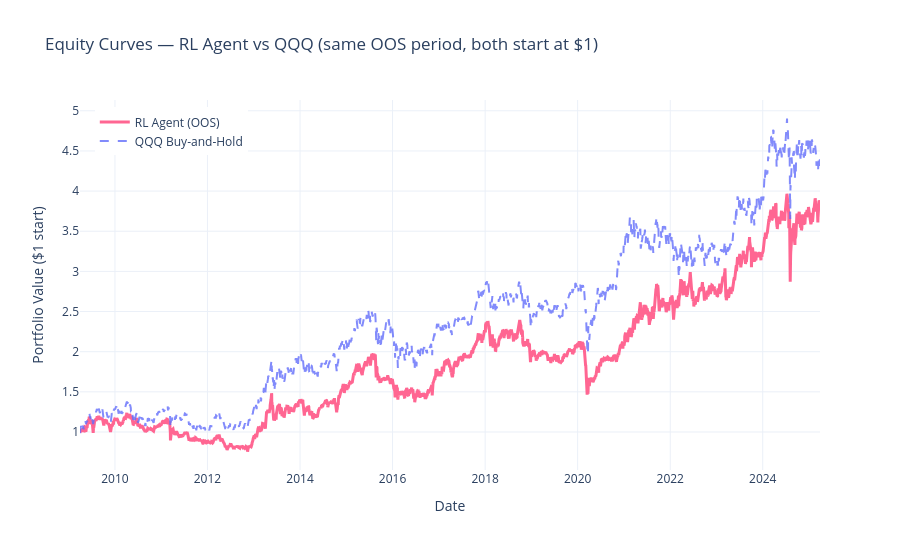

Write notebook code for a chart like this one.
### Markdown cell above
## 2. RL Agent vs QQQ Buy-and-Hold (same period)

Recalculate QQQ B&H starting from the exact first day of the RL OOS test set,
so both curves start at 1.0 on the same date. This is the **fair** comparison.

### Code cell
if rl_available:
    # Recalculate QQQ equity from RL returns (already aligned)
    qqq_matched = (1 + rl_returns["QQQ"]).cumprod()
    rl_eq = (1 + rl_returns["RL Agent"]).cumprod()

    # Plot
    fig = go.Figure()
    fig.add_trace(go.Scatter(
        x=rl_eq.index, y=rl_eq, name="RL Agent (OOS)", mode="lines",
        line=dict(color=COLORS["RL Agent"], width=3.0)))
    fig.add_trace(go.Scatter(
        x=qqq_matched.index, y=qqq_matched, name="QQQ Buy-and-Hold", mode="lines",
        line=dict(color=COLORS["QQQ (matched)"], width=2.0, dash="dash"), opacity=0.8))

    fig.update_layout(
        title="Equity Curves — RL Agent vs QQQ (same OOS period, both start at $1)",
        xaxis_title="Date", yaxis_title="Portfolio Value ($1 start)",
        template="plotly_white", height=550,
        legend=dict(x=0.02, y=0.98), hovermode="x unified")
    if SAVE_PLOTS: fig.write_html(f"{RESULTS_DIR}/plot_equity_rl_vs_qqq.html")
    fig.show()

    # Metrics table: RL vs QQQ on SAME period
    rl_eq_arr = np.array([1.0] + list(rl_eq.values))
    qqq_eq_arr = np.array([1.0] + list(qqq_matched.values))
    rl_m = compute_all_metrics(rl_eq_arr)
    qqq_m = compute_all_metrics(qqq_eq_arr)

    fair_compare = pd.DataFrame({"RL Agent": rl_m, "QQQ Buy-and-Hold": qqq_m}).T
    print(f"\nFair comparison ({rl_eq.index[0].date()} → {rl_eq.index[-1].date()}):")
    display(fair_compare[["ARC (%)", "ASD (%)", "Max Drawdown (%)", "Sharpe", "Sortino", "Calmar", "IR1", "IR2"]])

### Figure 1 — Plotly figure (JSON) as saved in the notebook; plotly's stock layout.template omitted (floating-point values rounded to 4 significant figures; data arrays with more than 128 entries replaced by an {"elided": "..."} marker saying what was removed)
{"data": [{"line": {"color": "#FF6692", "width": 3}, "mode": "lines", "name": "RL Agent (OOS)", "type": "scatter", "x": {"elided": "3917 str values"}, "y": {"elided": "3917 float values"}}, {"line": {"color": "#636EFA", "dash": "dash", "width": 2}, "mode": "lines", "name": "QQQ Buy-and-Hold", "opacity": 0.8, "type": "scatter", "x": {"elided": "3917 str values"}, "y": {"elided": "3917 float values"}}], "layout": {"height": 550, "hovermode": "x unified", "legend": {"x": 0.02, "y": 0.98}, "title": {"text": "Equity Curves — RL Agent vs QQQ (same OOS period, both start at $1)"}, "xaxis": {"title": {"text": "Date"}}, "yaxis": {"title": {"text": "Portfolio Value ($1 start)"}}}}
